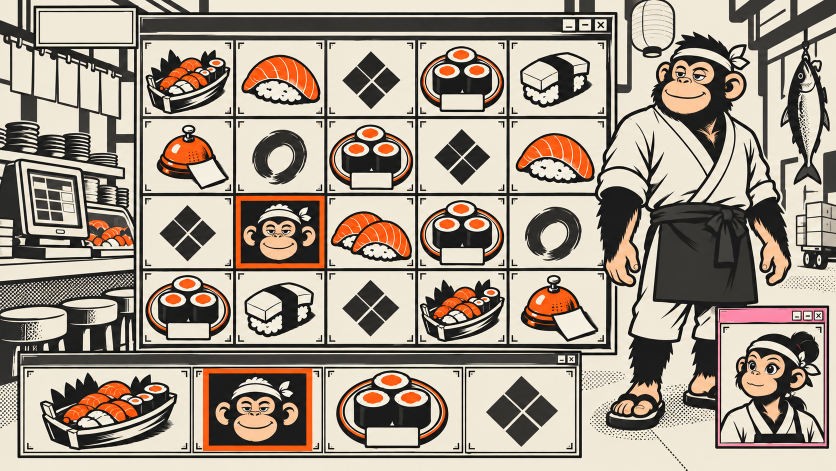
#> input picture apps/SaucerMonkey飛碟農場/design/style_test_v3.png, 1672 x 941 px, given in place of intro_collect.png, which was not available (shown at 1/2 size)
$ python build_bg_cows.py style_test_v3.png
#> lines starting #> are read from the running program, lines starting #| are printed output that depends on the picture; after the words box and inside, x2 and y2 are one past the last pixel; in counts of white or black regions, pixels touching at a corner belong together
"""The cows that wander the field at night (user 2026-11-06: 讓獎圖的那隻牛在背景走來走去 → 切說明圖乳牛來做).

The prize symbol is a bust (no legs), so the walking cow is cut from the intro card that has three full-body cows
in the same hand and the same red collar: design/source/saucer/intro/intro_collect.png, the middle one (her legs are the nearest to standing).

    1. crop it, and remove the tractor beam behind it: a flood fill from outside the crop through every pixel that is
       not ink stops at the cow's own keyline; the largest piece left is the cow (the cow above pokes a hoof in)
    2. the beam lights her belly and far legs green — re-light those as moonlit shadow (a dark cool blue-grey of the
       same value), so the far legs read as in shade, which is what they are
    3. level her: in the card she is rising up the beam, tilted nose-up; a cow walking a field stands level
    4. grade her into the night plate (cooler, a touch darker) and pad onto a square canvas, hooves on FEET_Y

Writes static/assets/sprites/saucerNight/cow_walk.png (CANVAS x CANVAS) and, with --grid, a measuring sheet to the
path given (hips, knees and the tail root for the rig are read off that).
"""
import sys
from collections import deque
from pathlib import Path

import numpy as np
from PIL import Image

APP = Path(__file__).resolve().parents[1]
SRC = APP / 'design/source/saucer/intro/intro_collect.png'
OUT = APP / 'static/assets/sprites/saucerNight/cow_walk.png'
CROP = (1050, 415, 1385, 668)
LEVEL_DEG = -12.0  # PIL rotates counter-clockwise for positive angles; she is nose-up, so turn her clockwise
INK_LUM, BARRIER = 95, 1
CANVAS = 320


def enclosed_by_cow(keep):
    # placeholder: every kept pixel counts as the cow's own (the far legs are lit the beam's green)
    return keep


def outside_light(rgb):
    # the beam and the pale halo round the cow: light pixels that are green-leaning
    r, g, b = rgb[..., 0], rgb[..., 1], rgb[..., 2]
    return (g > r + 8) & (g > 120)
FEET_Y = 292
FAR_HIND = (80, 218, 94, 254)  # x0, y0, x1, y1


# hand hints in crop px, read off a 3x measuring grid of the crop: strokes down the middle of every leg, the
# tail and its tuft, and the body and head — GrabCut finds the real edge from there. Needed because the keyline has
# gaps and the beam lights her far legs the beam's own green, so neither a flood nor a colour key can separate them.
FG_STROKES = [
    [(67, 167), (65, 200), (63, 228)],          # near hind leg
    [(97, 185), (98, 207)],                     # far hind leg (green-lit)
    [(150, 160), (145, 200), (138, 238)],       # near front leg
    [(203, 155), (190, 180), (173, 207)],       # far front leg (green-lit)
    [(68, 100), (35, 110), (20, 130), (30, 150), (40, 160)],  # tail
    [(23, 175), (30, 185)],                     # tuft
    [(80, 120), (120, 100), (170, 95), (200, 70)],  # body to neck
    [(230, 50), (260, 60), (285, 75), (255, 95)],   # head
    [(232, 130)],                               # bell
]
FG_BLOBS = [((120, 120), (50, 22)), ((250, 70), (28, 22)), ((200, 110), (22, 22))]
BG_RECTS = [(203, 207, 335, 253), (110, 0, 140, 18), (0, 0, 14, 40), (29, 147, 39, 163)]  # the cow below, the hoof above, the corner, the beam inside the tail's curl


def cut():
    import cv2
    im = np.array(Image.open(SRC).convert('RGBA').crop(CROP))
    h, w = im.shape[:2]
#> h = 253; w = 335
    bgr = np.ascontiguousarray(im[..., [2, 1, 0]])
    m = np.full((h, w), cv2.GC_PR_BGD, np.uint8)
    cv2.rectangle(m, (6, 6), (w - 7, h - 7), cv2.GC_PR_FGD, -1)
#> m: shape (253, 335); values 2 (black) and 3 (white), 91.8% white; 1 black region, box (x1, y1, x2, y2) and area: (0, 0, 335, 253) 6912
    r, g, b = (im[..., i].astype(int) for i in range(3))
    lum = 0.3 * r + 0.59 * g + 0.11 * b
    m[(g > r + 35) & (g > b + 35) & (lum > 165)] = cv2.GC_PR_BGD
    for (cx, cy), (rx, ry) in FG_BLOBS:
        cv2.ellipse(m, (cx, cy), (rx, ry), 0, 0, 360, cv2.GC_FGD, -1)
#> m: shape (253, 335); min 1, max 3, mean 2.75
    for stroke in FG_STROKES:
        if len(stroke) == 1:
            cv2.circle(m, stroke[0], 6, cv2.GC_FGD, -1)
        for p0, p1 in zip(stroke, stroke[1:]):
            cv2.line(m, p0, p1, cv2.GC_FGD, 4)
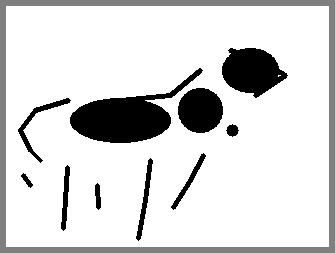
#> m: shape (253, 335); min 1, max 3, mean 2.69; drawn with min black and max white
    for x0, y0, x1, y1 in BG_RECTS:
        m[y0:y1, x0:x1] = cv2.GC_BGD
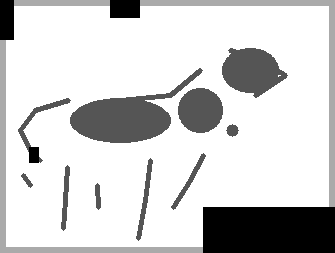
#> m: shape (253, 335); 8.65% of pixels changed, all inside (x1, y1, x2, y2) = (0, 0, 335, 253); drawn with min black and max white
    m[:3], m[-3:], m[:, :3], m[:, -3:] = cv2.GC_BGD, cv2.GC_BGD, cv2.GC_BGD, cv2.GC_BGD
    bgd, fgd = np.zeros((1, 65), np.float64), np.zeros((1, 65), np.float64)
    cv2.grabCut(bgr, m, None, bgd, fgd, 8, cv2.GC_INIT_WITH_MASK)
    mask = ((m == cv2.GC_FGD) | (m == cv2.GC_PR_FGD)).astype(np.uint8)
    # largest piece, holes filled, a hair smoothed
    n, lab, stats, _ = cv2.connectedComponentsWithStats(mask, 8)
#> n = 2
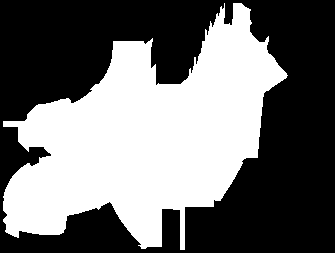
#> mask: shape (253, 335); values 0 (black) and 1 (white), 43.9% white; 1 white region, box (x1, y1, x2, y2) and area: (3, 3, 288, 250) 37231
#> in main, `im, mask = cut()`: mask: shape (253, 335) bool; 44% white; 1 white region, box (x1, y1, x2, y2) and area: (3, 3, 288, 250) 37299
    if n > 1:
        mask = (lab == 1 + int(np.argmax(stats[1:, cv2.CC_STAT_AREA]))).astype(np.uint8)
    mask = cv2.morphologyEx(mask, cv2.MORPH_CLOSE, np.ones((3, 3), np.uint8))
    return im.astype(np.int32), mask.astype(bool)


def relight(im, mask):
    out = im.astype(np.float64).copy()
    rgb = out[..., :3]
    r, g, b = rgb[..., 0], rgb[..., 1], rgb[..., 2]
    # 2. green-lit cow: green clearly above both others → the same value as a cool blue-grey shadow
    greenish = mask & (g > r + 12) & (g > b + 6)
#> greenish: shape (253, 335) bool; every value is 0
    lum = 0.3 * r + 0.59 * g + 0.11 * b
    k = np.clip((g - np.maximum(r, b)) / 60, 0, 1)  # how green: blend fully only where it is plainly the beam's light
    shade = np.stack([lum * 0.42, lum * 0.46, lum * 0.64], axis=-1)
    blend = (greenish * k)[..., None]
#> blend: shape (253, 335, 1) float64; every value is 0
    rgb[:] = rgb * (1 - blend) + shade * blend
    # 4. into the night: cooler and a touch down (the plate's own creams sit about here)
    rgb[:] = rgb * np.array([0.72, 0.76, 0.92])
    out[..., 3] = np.where(mask, im[..., 3], 0)
    return np.clip(out, 0, 255).astype(np.uint8)


def main():
    im, mask = cut()
    cow = Image.fromarray(relight(im, mask), 'RGBA')
    # 3. level her
    cow = cow.rotate(LEVEL_DEG, resample=Image.BICUBIC, expand=True)
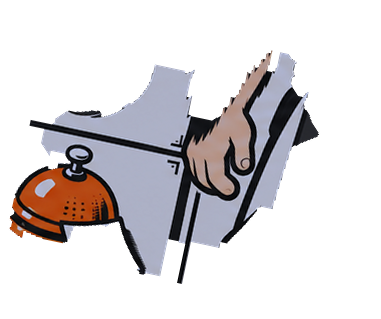
#> cow: PIL image 381x319 RGBA; mean R, G, B, A 41.5, 38, 40, 78.3; transparent parts drawn white
    bbox = cow.getbbox()
#> bbox = (8, 49, 321, 284)
    cow = cow.crop(bbox)
#> cow: PIL image 313x235 RGBA
    # on the square canvas, centred, hooves on FEET_Y
    canvas = Image.new('RGBA', (CANVAS, CANVAS), (0, 0, 0, 0))
#> canvas: PIL image 320x320 RGBA; every value is 0
    scale = min((CANVAS - 20) / cow.width, (FEET_Y - 10) / cow.height, 1.0)
#> scale = 0.958
    if scale < 1:
        cow = cow.resize((round(cow.width * scale), round(cow.height * scale)), Image.LANCZOS)
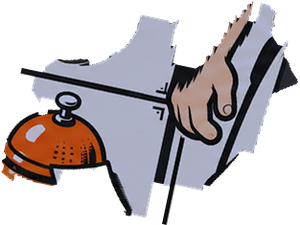
#> cow: PIL image 300x225 RGBA; mean R, G, B, A 70.6, 64.8, 68.2, 129.3; transparent parts drawn white
    canvas.alpha_composite(cow, ((CANVAS - cow.width) // 2, FEET_Y - cow.height))
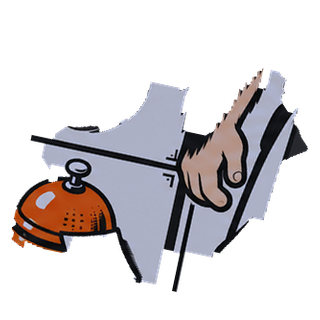
#> canvas: PIL image 320x320 RGBA; mean R, G, B, A 46.5, 42.7, 44.9, 85.2; transparent parts drawn white
    # 5. the far hind leg: a short stub peeking from behind the udder. Standing, the near hind leg swings over
    #    it, and one mesh cannot pass a leg over another without folding — so it goes; from the side the near
    #    hind leg covers where it would be. (canvas px, read off the --grid sheet; the pink udder is kept)
    arr = np.array(canvas)
    ys, xs = np.mgrid[0:CANVAS, 0:CANVAS]
    r, g = arr[..., 0].astype(int), arr[..., 1].astype(int)
#> r: shape (320, 320) int64
#> g: shape (320, 320) int64
    stub = (xs >= FAR_HIND[0]) & (xs <= FAR_HIND[2]) & (ys >= FAR_HIND[1]) & (ys <= FAR_HIND[3]) & ~(r > g + 25)
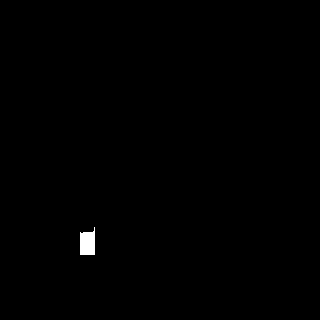
#> stub: shape (320, 320) bool; 0.34% white; 1 white region, box (x1, y1, x2, y2) and area: (80, 227, 95, 255) 349
    arr[stub, 3] = 0
#> arr: shape (320, 320, 4); 0.1% of pixels changed, all inside (x1, y1, x2, y2) = (80, 227, 95, 240)
    canvas = Image.fromarray(arr, 'RGBA')
    OUT.parent.mkdir(parents=True, exist_ok=True)
    canvas.save(OUT)
    print(f'{OUT.name}: cow {cow.width}x{cow.height} on {CANVAS}x{CANVAS}, hooves at y {FEET_Y}')
#| cow_walk.png: cow 300x225 on 320x320, hooves at y 292
    if '--grid' in sys.argv:
        sheet = Image.new('RGBA', (CANVAS * 3, CANVAS * 3), (40, 52, 96, 255))
        big = canvas.resize((CANVAS * 3, CANVAS * 3), Image.NEAREST)
        sheet.alpha_composite(big)
        px = sheet.load()
        for v in range(0, CANVAS, 10):
            col = (255, 80, 80, 255) if v % 50 == 0 else (120, 140, 190, 255)
            for i in range(CANVAS * 3):
                px[v * 3, i] = col
                px[i, v * 3] = col
        sheet.convert('RGB').save(sys.argv[sys.argv.index('--grid') + 1])


if __name__ == '__main__':
    main()

$ run again, on apps/SaucerMonkey飛碟農場/design/style_test_v5.png
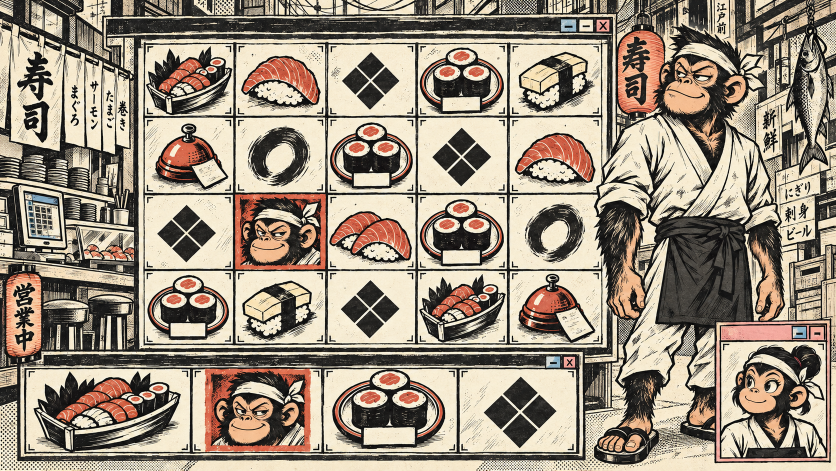
#> input picture apps/SaucerMonkey飛碟農場/design/style_test_v5.png, 1672 x 941 px, given in place of intro_collect.png, which was not available (shown at 1/2 size)
#> in cut, `n, lab, stats, _ = cv2.connectedComponentsWithStats(mask, 8)`:
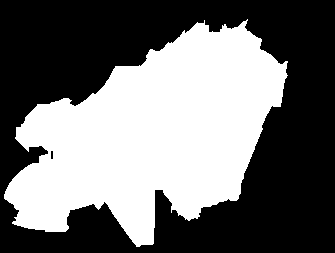
#> mask: shape (253, 335); values 0 (black) and 1 (white), 43.9% white; 1 white region, box (x1, y1, x2, y2) and area: (4, 19, 288, 247) 37195
#> greenish: shape (253, 335) bool; every value is 0
#> blend: shape (253, 335, 1) float64; every value is 0
#> bbox = (14, 61, 323, 274)
#> stub: shape (320, 320) bool; 0.42% white; 5 white regions (3 under 20 px), largest, box (x1, y1, x2, y2) and area: (80, 218, 95, 255) 384, (80, 225, 87, 230) 25
#> in main, `arr[stub, 3] = 0`:
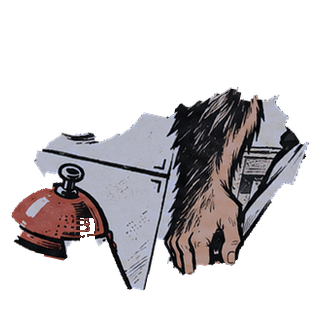
#> arr: shape (320, 320, 4); mean R, G, B, A 41.6, 38.5, 40.4, 87; transparent parts drawn white
#| cow_walk.png: cow 300x207 on 320x320, hooves at y 292
